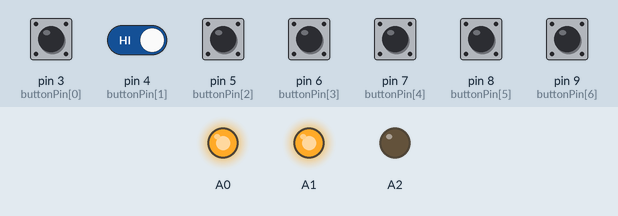
Recording of a sketch running on a simulated Arduino Uno, built for the host (arithmetic inside an expression is 32-bit, double 64-bit). Shown: output pins drawn as LEDs (lit = HIGH). Inputs (shaded band) come from the test bench; at power-on: pin 3 (buttonPin[0]), pin 4 (buttonPin[1]), pin 5 (buttonPin[2]), pin 6 (buttonPin[3]), pin 7 (buttonPin[4]), pin 8 (buttonPin[5]), pin 9 (buttonPin[6]) HIGH. WiFi joins after 1.5 s; servers stay silent unless stated; uploads are accepted with an empty reply; what the sketch prints to the serial monitor is not drawn.

Above: at 0.1 s.
At 2.5 s:
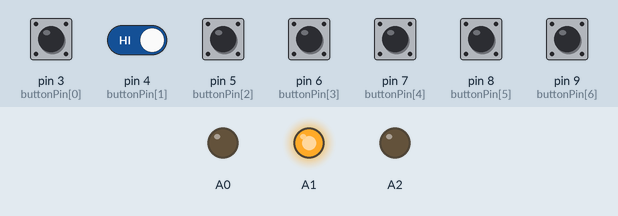
2.6 s: pin 3 (buttonPin[0]) pulled LOW for 0.15 s
4.2 s: pin 3 (buttonPin[0]) driven LOW
7.2 s: pin 3 (buttonPin[0]) driven HIGH and pin 4 (buttonPin[1]) driven LOW
Timing chart, 0 to 10.2 s (numbered marks = the images above; inputs shaded):
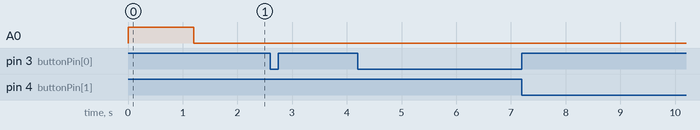

Measured:
- after the input at 2.6 s, every drawn part: stays the same
- after the input at 4.2 s, every drawn part: stays the same
- after the input at 7.2 s, every drawn part: stays the same

The sketch:

pusher.ino
```cpp
#include <MultiLight.h>
#include <Ethernet.h>
#include <SPI.h>

byte mac[] = { 0x90, 0xA2, 0xDA, 0x00, 0x49, 0xDE };
byte ip[] = { 192, 168, 2, 2 };
byte gateway[] = { 192, 168, 2, 1 };
byte subnet[] = { 255, 255, 255, 0 };
byte aris[] = { 50, 57, 138, 30 };

String pusher_channel = "arduino_test_channel";
String pusher_event_register = "arduino_event_register";
String pusher_event_num[7] = { "arduino_event_1", "arduino_event_2", "arduino_event_3", "arduino_event_4", "arduino_event_5", "arduino_event_6", "arduino_event_7" };

int buttonBuffer = 1000;
int buttonPin[7] = { 3, 4, 5, 6, 7, 8, 9 };
boolean buttonState[7] = { false, false, false, false, false, false, false };
int buttonCountDown[7] = { 0, 0, 0, 0, 0, 0, 0 };

MultiLight multiLight = MultiLight(A0,A1,A2);

EthernetClient arisClient;

void setup() {
  Serial.begin(9600);
  ethernetConnecting();
  Ethernet.begin(mac,ip);
  delay(1000); //Give time to initialize before connecting
  while(!pushMessage("arduino_test_channel", "arduino_event_register", "success"))
    ethernetFailed();
  ethernetSucceeded();

  for(int i = 0; i < 7; i++)
    pinMode(buttonPin[i], INPUT);
}

void loop() {
  boolean datareturned = false;
  if(arisClient.available()) datareturned = true;
  while(arisClient.available())
    Serial.print((char)arisClient.read());
  if(datareturned)
    Serial.println();

  readButtons();
  actButtons();
}


void readButtons()
{
  for(int i = 0; i < 7; i++)
  {
    if(digitalRead(buttonPin[i]) == LOW)
    {
      if(buttonCountDown[i] == 0)
      {
        Serial.println("Button Down");
        Serial.println(i);
        buttonState[i] = true;
        buttonCountDown[i] = buttonBuffer;
      }
    }
    if(buttonCountDown[i] > 0) buttonCountDown[i]--;
  }
}

void actButtons()
{
  for(int i = 0; i < 7; i++)
  {
    if(buttonState[i] == true)
      if(pushMessage(pusher_channel, pusher_event_num[i], "Down")) Serial.println("Success...");
    buttonState[i] = false;
  }
}
boolean pushMessage(String channel, String event, String data)
{
  Serial.println("Pusher Send: "+channel+", "+event+", "+data);
  if(arisClient.connect(aris, 80)){
    ethernetSucceeded();
    String request = "GET /devserver/pusher/public_send.php?public_channel="+channel+"&public_event="+event+"&public_data="+data+" HTTP/1.0";
    Serial.println(request);
    arisClient.println(request);
    arisClient.println();
    arisClient.stop();
    return true;
  }
  return false;
}

void ethernetConnecting()
{
  Serial.println("Ethernet Connecting");
  multiLight.setColor(multiLight.COLOR_YELLOW);
}

void ethernetFailed()
{
  Serial.println("Ethernet Failed");
  multiLight.setColor(multiLight.COLOR_RED);
}

void ethernetSucceeded()
{
  Serial.println("Ethernet Succeeded");
  multiLight.setColor(multiLight.COLOR_GREEN);
}


 /*
 //LightDebugging
 //NOTE FROM PHIL:
 // if you use the analog pins, any output >= 130 registers as HIGH, and anything else as LOW.
 // This has to do with the way it does mid-range voltage (PWM).
 // So yeah, if we are to save pins by using the analog ones (which makes sense, given that we only need
 // the light for debugging...), we lose the ability to fade :O
  while(true)
  {
    Serial.println("RED");
    multiLight.setColor(multiLight.COLOR_RED);
    delay(1000);
    Serial.println("MAN_RED");
    analogWrite(A0, 130);
    analogWrite(A1, 0);
    analogWrite(A2, 0);
    delay(1000);
    Serial.println("GREEN");
    multiLight.setColor(multiLight.COLOR_GREEN);
    delay(1000);
    Serial.println("MAN_GREEN");
    analogWrite(A0, 0);
    analogWrite(A1, 135);
    analogWrite(A2, 0);
    delay(1000);
    Serial.println("BLUE");
    multiLight.setColor(multiLight.COLOR_BLUE);
    delay(1000);
    Serial.println("MAN_BLUE");
    analogWrite(A0, 0);
    analogWrite(A1, 0);
    analogWrite(A2, 140);
    delay(1000);
  }
  */
```
